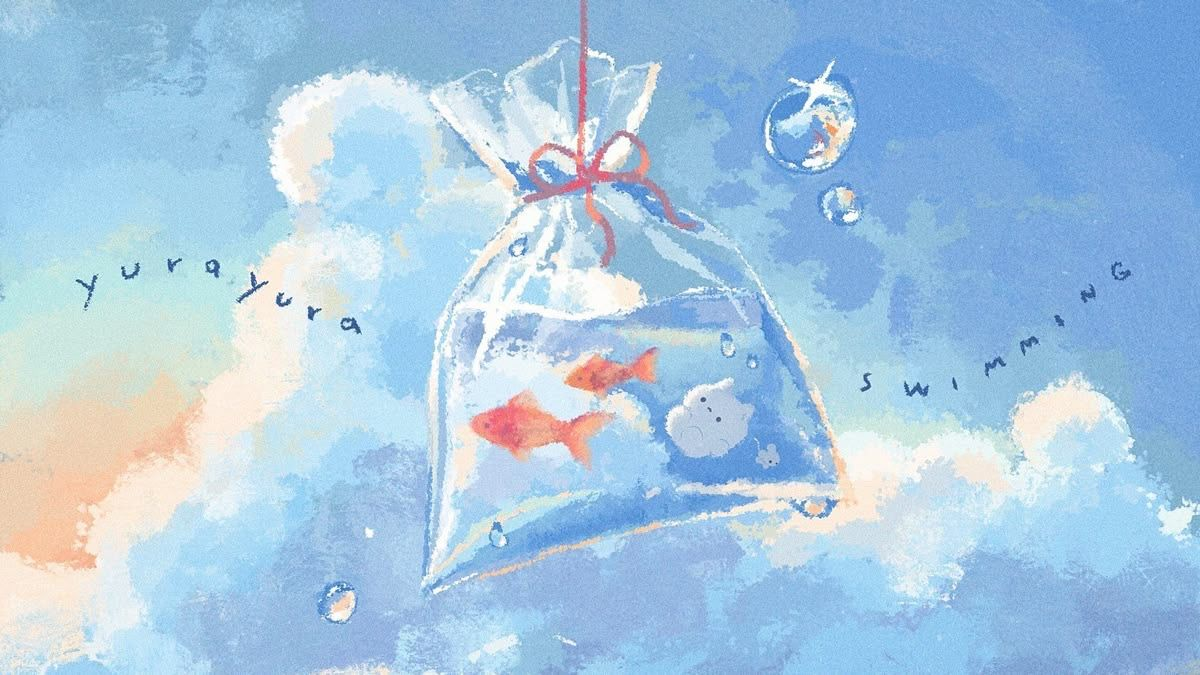
#> input picture python-notebooks/OpenCV/OpenCV_datasets/white_fish.png, 1200 x 675 px
$ python '調整Canny閾值.py'
#> lines starting #> are read from the running program, lines starting #| are printed output that depends on the picture
import cv2
import numpy as np
from pathlib import Path


### 取得圖片路徑
current_file = Path(__file__).resolve()

image_path = (
    current_file.parent.parent
    / "OpenCV_datasets"
    / "white_fish.png"
)


### 讀取圖片
image = cv2.imdecode(
    np.fromfile(str(image_path), dtype=np.uint8),
    cv2.IMREAD_COLOR
)
#> image is the input picture: shape (675, 1200, 3); mean B, G, R 225.9, 200, 167.7

if image is None:
    print("圖片讀取失敗")
    raise SystemExit


### 轉灰階
gray = cv2.cvtColor(
    image,
    cv2.COLOR_BGR2GRAY
)
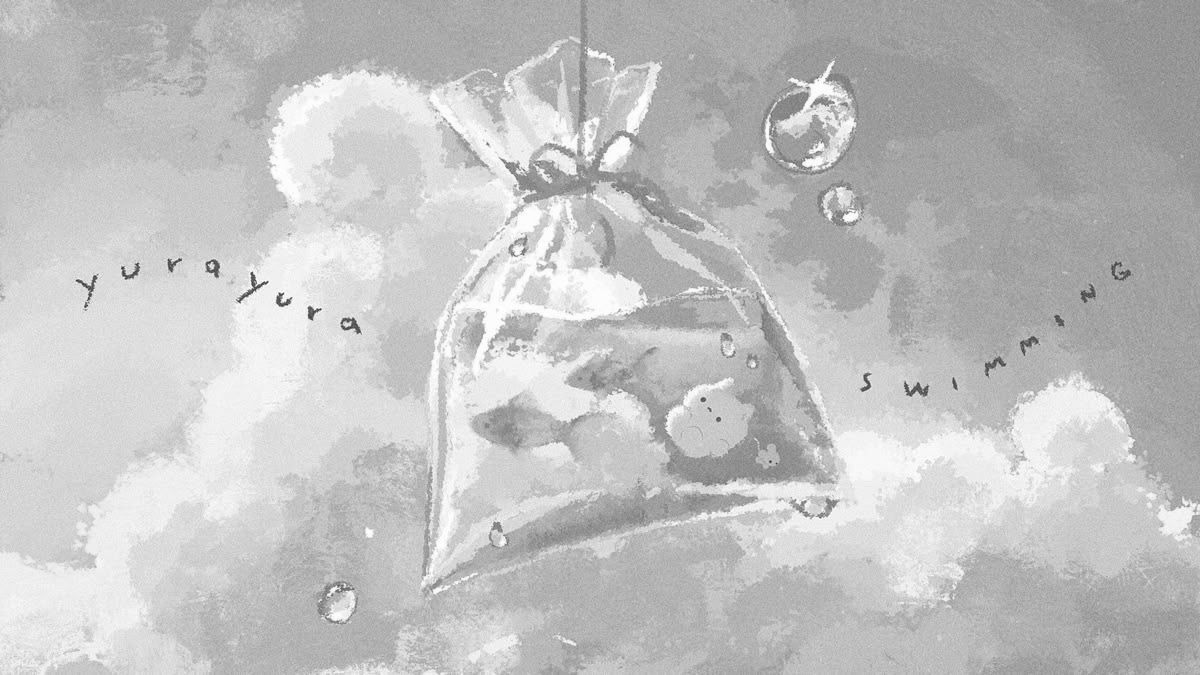
#> gray: shape (675, 1200); min 47, max 255, mean 193.3


### 不同 Canny 閾值
edge_1 = cv2.Canny(gray, 30, 100)
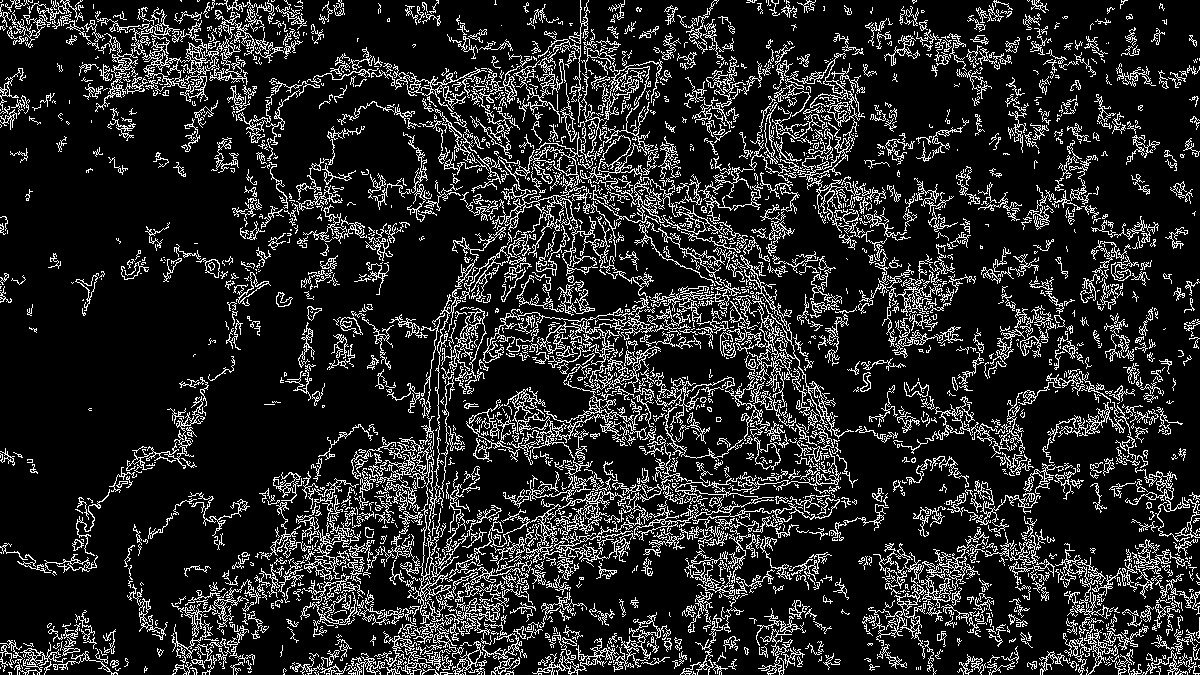
#> edge_1: shape (675, 1200); 15.1% white in thin lines or dots
edge_2 = cv2.Canny(gray, 100, 200)
#> edge_2: shape (675, 1200); 2.9% white in thin lines or dots
edge_3 = cv2.Canny(gray, 200, 300)
#> edge_3: shape (675, 1200); 1.2% white in thin lines or dots


### 在圖片上加標題
cv2.putText(
    edge_1,
    "30,100",
    (20, 40),
    cv2.FONT_HERSHEY_SIMPLEX,
    1,
    255,
    2
)
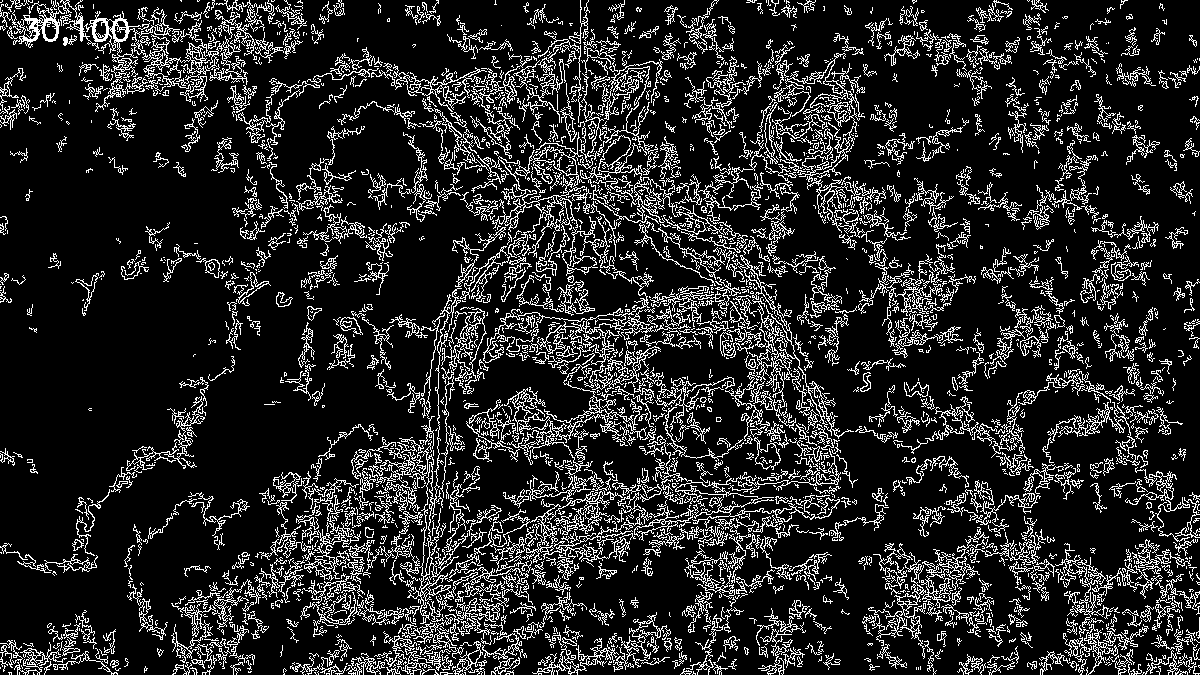
#> edge_1: shape (675, 1200); 15.2% white in thin lines or dots

cv2.putText(
    edge_2,
    "100,200",
    (20, 40),
    cv2.FONT_HERSHEY_SIMPLEX,
    1,
    255,
    2
)
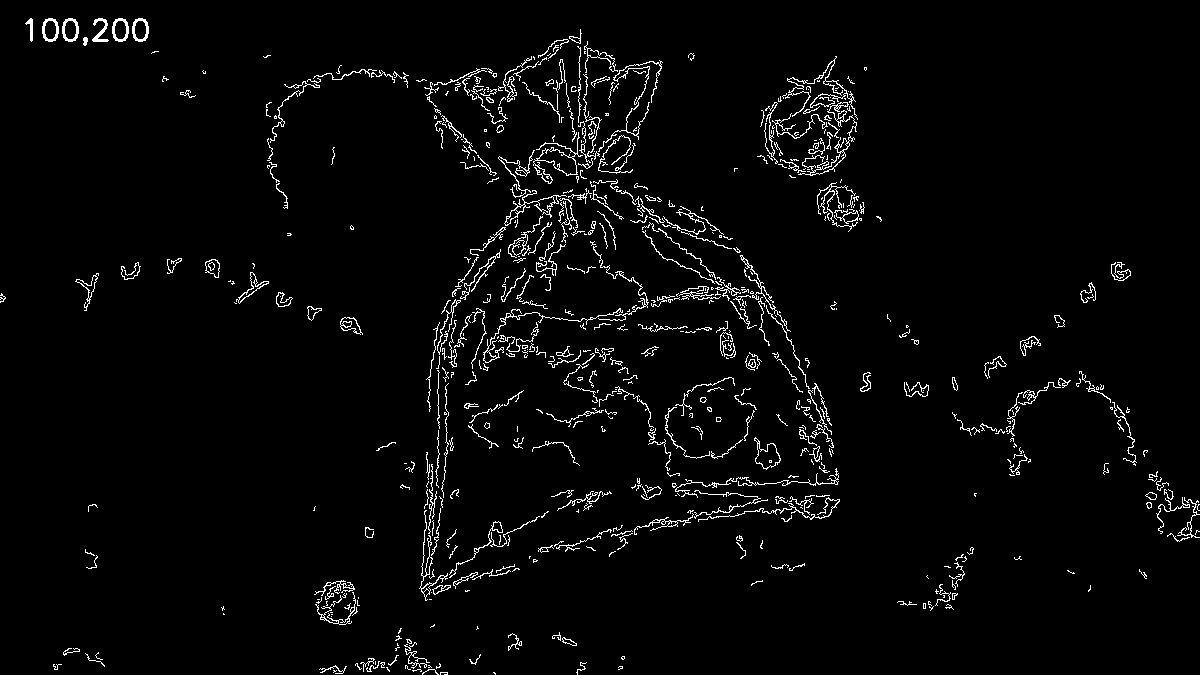
#> edge_2: shape (675, 1200); 3% white in thin lines or dots

cv2.putText(
    edge_3,
    "200,300",
    (20, 40),
    cv2.FONT_HERSHEY_SIMPLEX,
    1,
    255,
    2
)
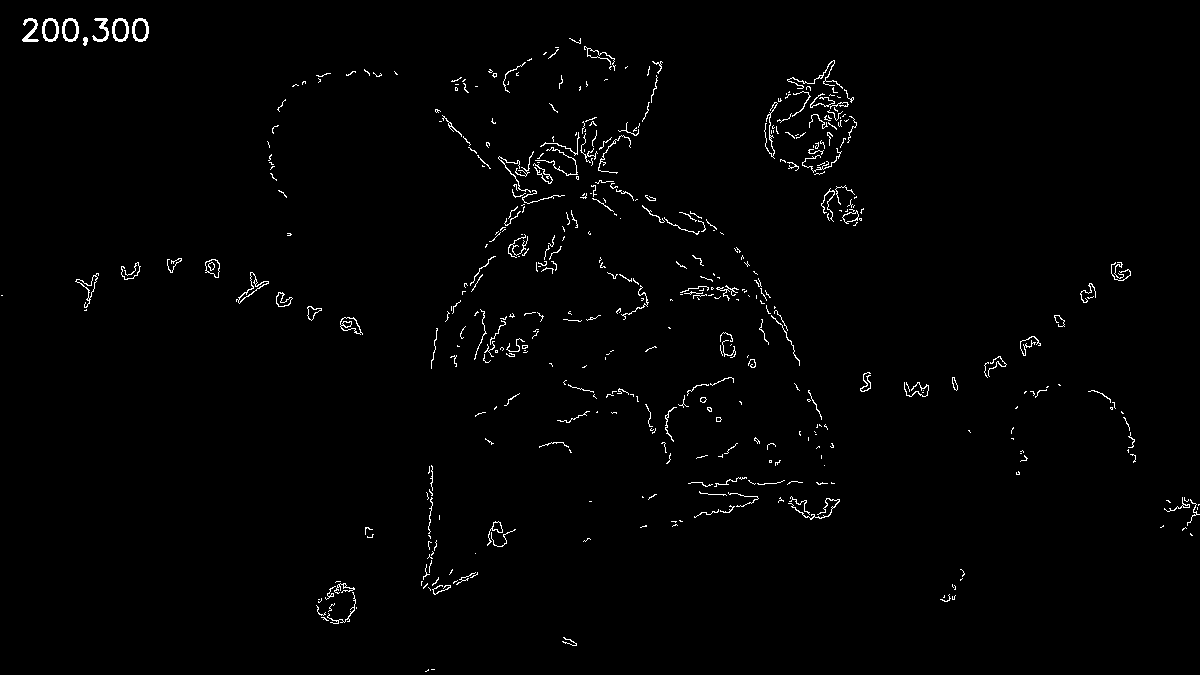
#> edge_3: shape (675, 1200); 1.3% white in thin lines or dots


### 三張圖片水平拼接
result = cv2.hconcat([
    edge_1,
    edge_2,
    edge_3
])
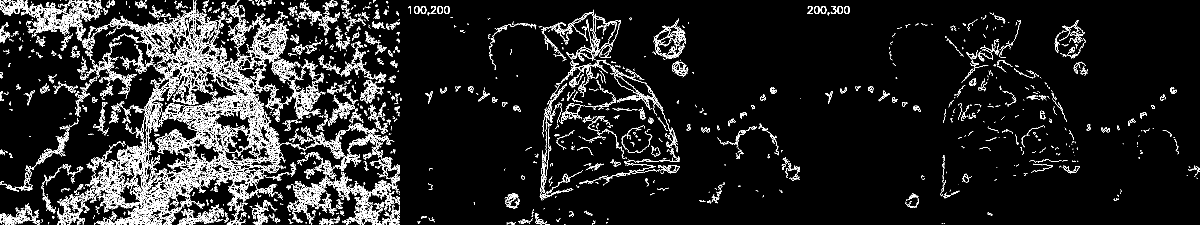
#> result: shape (675, 3600) (shown at 1/3 size); 6.5% white in thin lines or dots


### 顯示結果
cv2.imshow("Canny Threshold Comparison", result)

cv2.waitKey(0)
cv2.destroyAllWindows()

$ run again, with python-notebooks/OpenCV/OpenCV_datasets/Jacky_Wu.jpg saved as python-notebooks/OpenCV/OpenCV_datasets/white_fish.png
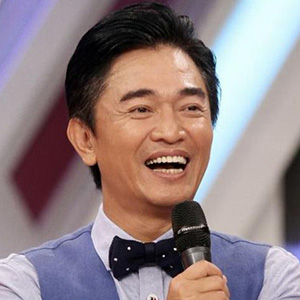
#> input picture python-notebooks/OpenCV/OpenCV_datasets/Jacky_Wu.jpg, 300 x 300 px
#> image is the input picture: shape (300, 300, 3); mean B, G, R 130.1, 128.1, 145
#> `cv2.putText( edge_1, "30,100", (20, 40), cv2.FONT_HERSHEY_SIMPLEX, 1, ..`:
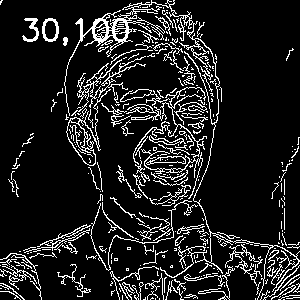
#> edge_1: shape (300, 300); 12.2% white in thin lines or dots
#> `result = cv2.hconcat([ edge_1, edge_2, edge_3 ])`:
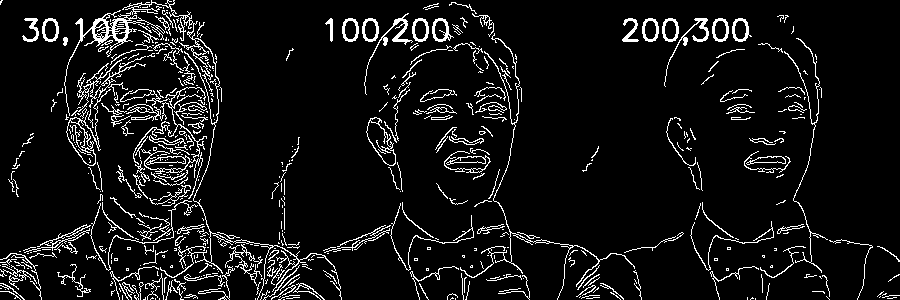
#> result: shape (300, 900); 7.6% white in thin lines or dots
